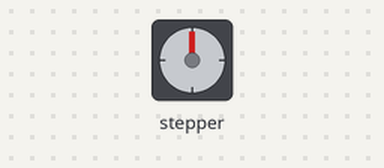
Simulated run of this sketch. Board: Arduino Uno, built with avr-gcc and run on an emulated ATmega328P. On the bench: stepper motor. Wiring (inferred from the names in the program): stepper motor driver (200 steps per turn assumed): step pin 5; direction pin 2; enable pin 8.

Above: at 0.05 s.
At 0.2 s:
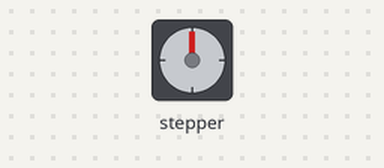
At 1.25 s:
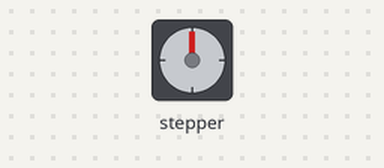
At 2.35 s:
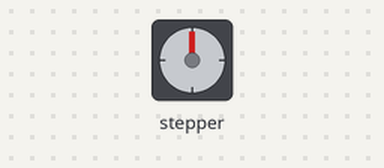
Timing chart, 0 to 5.5 s (numbered marks = the images above):
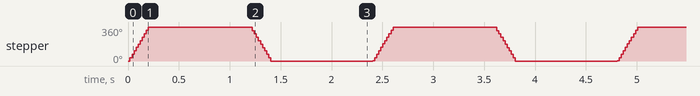

Measured:
- by itself, stepper: turns 360° clockwise in 0.18 s, then 360° counter-clockwise in 0.20 s, repeating every 2.4 s

The sketch:

without_library.ino
```cpp
const int stepPin = 5;
const int dirPin = 2;
const int enPin = 8;

void setup() {
  pinMode(stepPin,OUTPUT);
  pinMode(dirPin,OUTPUT);
  pinMode(enPin,OUTPUT);
  digitalWrite(enPin,LOW);

}

void loop() {
  digitalWrite(dirPin,HIGH); // Enables the motor to move in a particular direction
  for(int x = 0; x < 200; x++) {
    digitalWrite(stepPin,HIGH);
    delayMicroseconds(500);
    digitalWrite(stepPin,LOW);
    delayMicroseconds(500);
  }
  delay(1000); // One second delay
  digitalWrite(dirPin,LOW); //Changes the direction of rotation
  for(int x = 0; x < 200; x++) {
    digitalWrite(stepPin,HIGH);
    delayMicroseconds(500);
    digitalWrite(stepPin,LOW);
    delayMicroseconds(500);
  }
  delay(1000);
}
```
